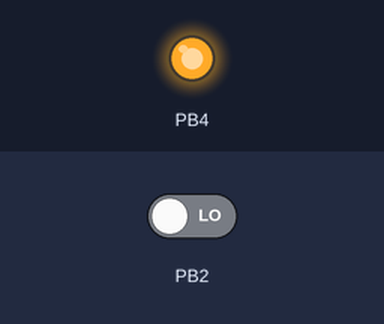
This sketch was run on a simulated ATtiny85, built with avr-gcc and run on an emulated ATtiny85. Shown: output pins drawn as LEDs (lit = HIGH). Inputs (shaded band) come from the test bench; at power-on: PB2 LOW.

Above: at 1.2 s.
1.3 s: PB2 driven HIGH
At 2.3 s:
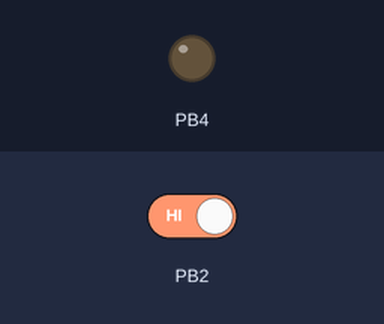
2.8 s: PB2 driven LOW
At 3.4 s:
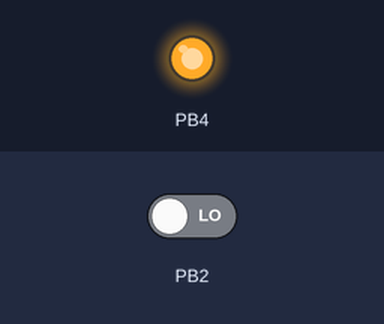
Timing chart, 0 to 5.8 s (numbered marks = the images above; inputs shaded):
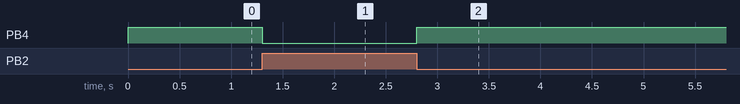

The sketch:

BUTTON_LED.ino
```cpp
void setup()
{
pinMode(2,INPUT);
pinMode(4,OUTPUT);
}

void loop() {
 int x= digitalRead(2);

  if( x == HIGH)
  {
    digitalWrite(4,LOW);

  }
  else
  digitalWrite(4,HIGH);

  // put your main code here, to run repeatedly:

}
```

Measured:
- after the input at 1.3 s, PB4: HIGH → LOW at once
- after the input at 2.8 s, PB4: LOW → HIGH at once
